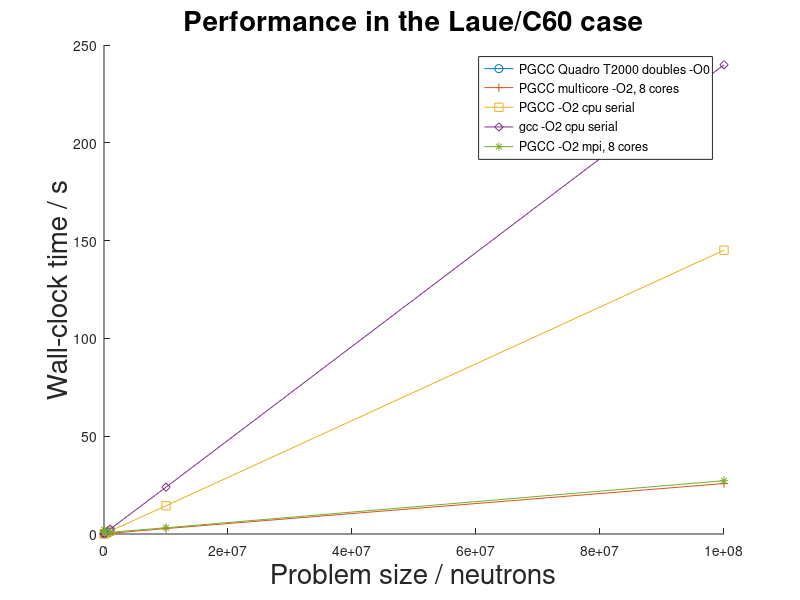
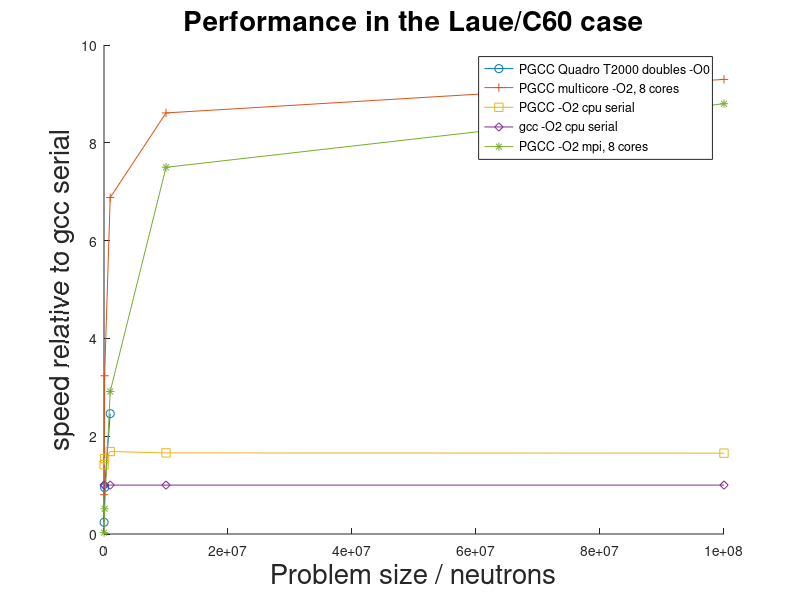

These figures' MATLAB source, in order:
set(0, 'defaultTextFontSize',20);
xes=[1e4 1e5 1e6 1e7 1e8]';
load gpu.dat
load cpu.dat
load gcc.dat
load mpi.dat
load multicore.dat

hold on
plot(xes(1:3),gpu,'-o')
plot(xes,multicore,'-+')
plot(xes,cpu,'-s')
plot(xes,gcc,'-d')
plot(xes,mpi,'-*')
  legend('PGCC Quadro T2000 doubles -O0','PGCC multicore -O2, 8 cores','PGCC -O2 cpu serial','gcc -O2 cpu serial','PGCC -O2 mpi, 8 cores')

  xlabel('Problem size / neutrons')
  ylabel('Wall-clock time / s')
  title('Performance in the Laue/C60 case','interpreter','none')

  figure

  perf_gpu=gcc(1:3)./gpu;
  perf_multicore=gcc./multicore;
  perf_mpi=gcc./mpi;
  perf_cpu=gcc./cpu;
 perf_gcc=gcc./gcc;
 hold on
 plot(xes(1:3),perf_gpu,'-o')
plot(xes,perf_multicore,'-+')
plot(xes,perf_cpu,'-s')
plot(xes,perf_gcc,'-d')
plot(xes,perf_mpi,'-*')
  xlabel('Problem size / neutrons')
  ylabel('speed relative to gcc serial')
   title('Performance in the Laue/C60 case','interpreter','none')
  legend('PGCC Quadro T2000 doubles -O0','PGCC multicore -O2, 8 cores','PGCC -O2 cpu serial','gcc -O2 cpu serial','PGCC -O2 mpi, 8 cores')
